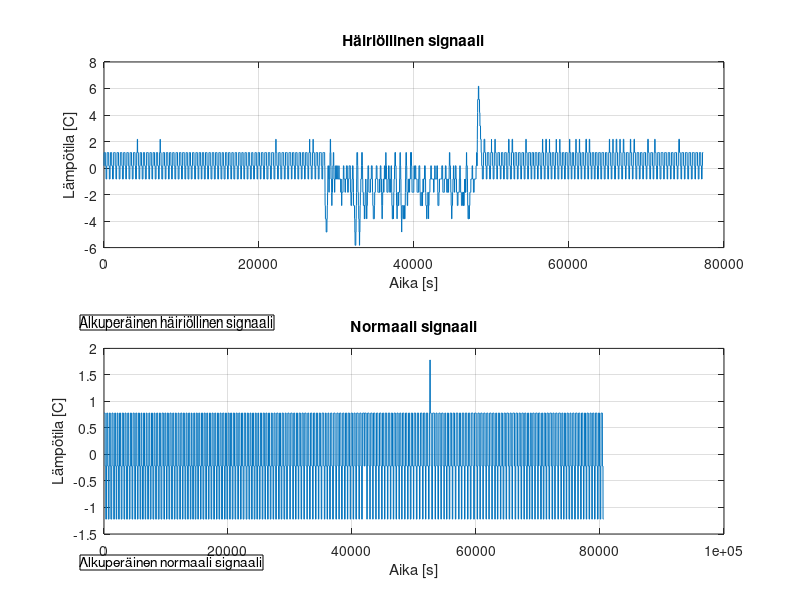
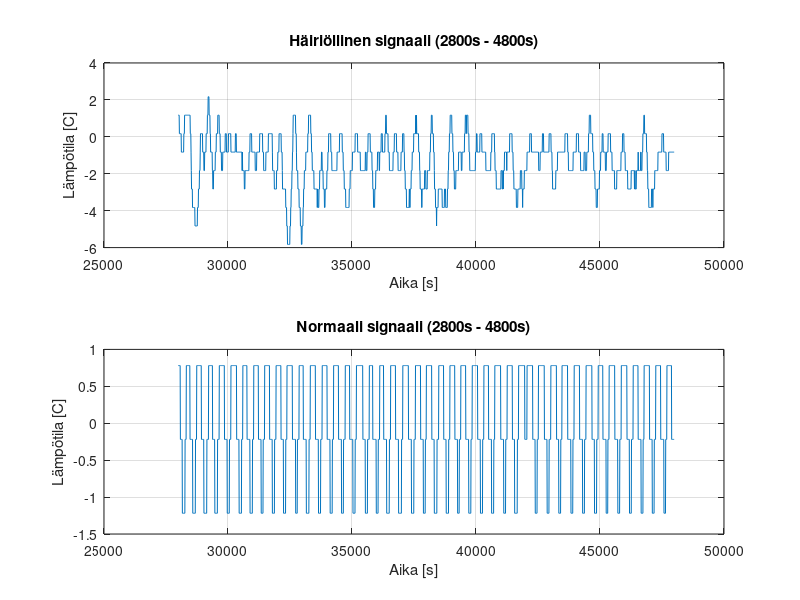
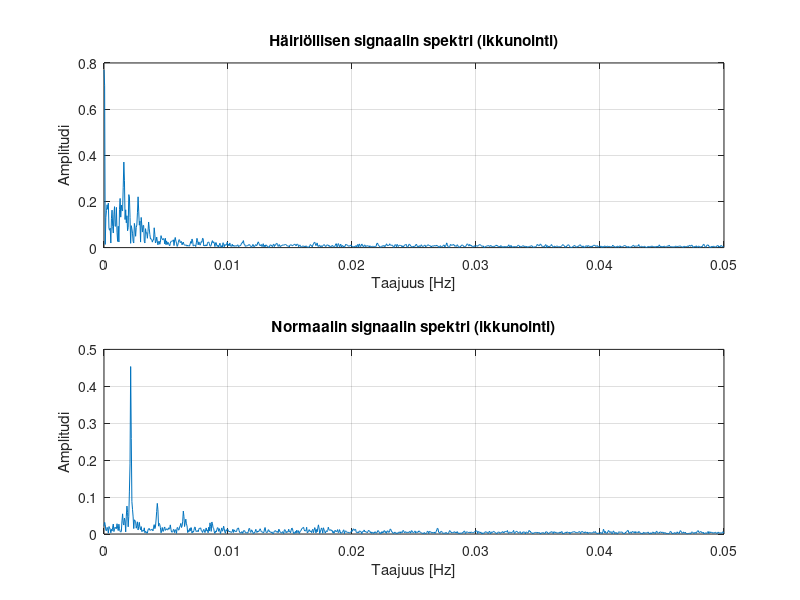

Source code (MATLAB) for these figures, in order:
% DiSiPer - lisätehtävä 3 - Janne Bragge (Paranneltu)

close all;
clear; % Lisätään muuttujien tyhjennys

% 1. Luetaan tiedostot ja tarkistetaan lataus
try
    data_fault = load('fc_fault.mat');
    fault_signal = data_fault.fc_fault;
catch ME
    error('Virhe: fc_fault.mat -tiedoston lataaminen epäonnistui: %s', ME.message);
end

try
    data_norm = load('fc_norm.mat');
    norm_signal = data_norm.fc_norm;
catch ME
    error('Virhe: fc_norm.mat -tiedoston lataaminen epäonnistui: %s', ME.message);
end

% Näytteistystaajuus ja -väli
fs = 0.1; % Hz
dt = 1 / fs; % Näyteväliaika

% 2. Luodaan aikavektorit ja piirretään alkuperäiset signaalit
t_fault = 0 : dt : (length(fault_signal) - 1) * dt;
t_norm = 0 : dt : (length(norm_signal) - 1) * dt;

figure;
subplot(2, 1, 1);
plot(t_fault, fault_signal);
xlabel('Aika [s]');
ylabel('Lämpötila [C]');
title('Häiriöllinen signaali');
grid on;
annotation('textbox', [0.1, 0.45, 0.3, 0.05], 'String', 'Alkuperäinen häiriöllinen signaali');

subplot(2, 1, 2);
plot(t_norm, norm_signal);
xlabel('Aika [s]');
ylabel('Lämpötila [C]');
title('Normaali signaali');
grid on;
annotation('textbox', [0.1, 0.05, 0.3, 0.05], 'String', 'Alkuperäinen normaali signaali');

waitforbuttonpress;

% 3. Rajataan signaalit aikavälille 2800s - 4800s
start_index = 2800;
end_index = 4800;

fault_signal_zoom = fault_signal(start_index:end_index);
norm_signal_zoom = norm_signal(start_index:end_index);

t_zoom_fault = t_fault(start_index:end_index);
t_zoom_norm = t_norm(start_index:end_index);

% 4. Piirretään rajatut signaalit
figure;
subplot(2, 1, 1);
plot(t_zoom_fault, fault_signal_zoom);
xlabel('Aika [s]');
ylabel('Lämpötila [C]');
title('Häiriöllinen signaali (2800s - 4800s)');
grid on;

subplot(2, 1, 2);
plot(t_zoom_norm, norm_signal_zoom);
xlabel('Aika [s]');
ylabel('Lämpötila [C]');
title('Normaali signaali (2800s - 4800s)');
grid on;

waitforbuttonpress;

% 5. Muodostetaan ja piirretään amplitudispektrit (käytetään ikkunointia)

% Ikkunointi
window = hamming(length(fault_signal_zoom)); % Hamming-ikkuna
windowed_fault = fault_signal_zoom .* window;
windowed_norm = norm_signal_zoom .* hamming(length(norm_signal_zoom));

N_fault = length(windowed_fault);
N_norm = length(windowed_norm);

f_fault = fs * (0 : (N_fault / 2)) / N_fault;
f_norm = fs * (0 : (N_norm / 2)) / N_norm;

fault_fft = fft(windowed_fault);
norm_fft = fft(windowed_norm);

P1_fault = abs(fault_fft / N_fault);
P1_norm = abs(norm_fft / N_norm);

P2_fault = P1_fault(1 : (N_fault / 2) + 1);
P2_norm = P1_norm(1 : (N_norm / 2) + 1);

% Amplitudiskaalaus (parillisuus huomioiden)
if mod(N_fault, 2) == 0
    P2_fault(2 : end - 1) = 2 * P2_fault(2 : end - 1);
else
    P2_fault(2 : end) = 2 * P2_fault(2 : end);
end

if mod(N_norm, 2) == 0
    P2_norm(2 : end - 1) = 2 * P2_norm(2 : end - 1);
else
    P2_norm(2 : end) = 2 * P2_norm(2 : end);
end

figure;
subplot(2, 1, 1);
plot(f_fault, P2_fault);
xlabel('Taajuus [Hz]');
ylabel('Amplitudi');
title('Häiriöllisen signaalin spektri (ikkunointi)');
grid on;

subplot(2, 1, 2);
plot(f_norm, P2_norm);
xlabel('Taajuus [Hz]');
ylabel('Amplitudi');
title('Normaalin signaalin spektri (ikkunointi)');
grid on;

% 6. Spektrien tulkinta
disp('Spektrien tulkinta:');
disp('-------------------');
disp('Häiriöllisen signaalin spektrissä on voimakkaampi DC-komponentti');
disp('ja enemmän korkeampia harmonisia piikkejä kuin normaalissa signaalissa.');
disp('Normaalin signaalin spektri on tasaisempi, mikä viittaa vakaampaan signaaliin.');
disp('Ikkunointi (Hamming) auttoi vähentämään vuotoa ja paransi spektrien erottelukykyä.');
disp('----------------------------------------------------------');
disp('Tukiäly: LLM Gemini Advance 2.0 Pro Experimental');
